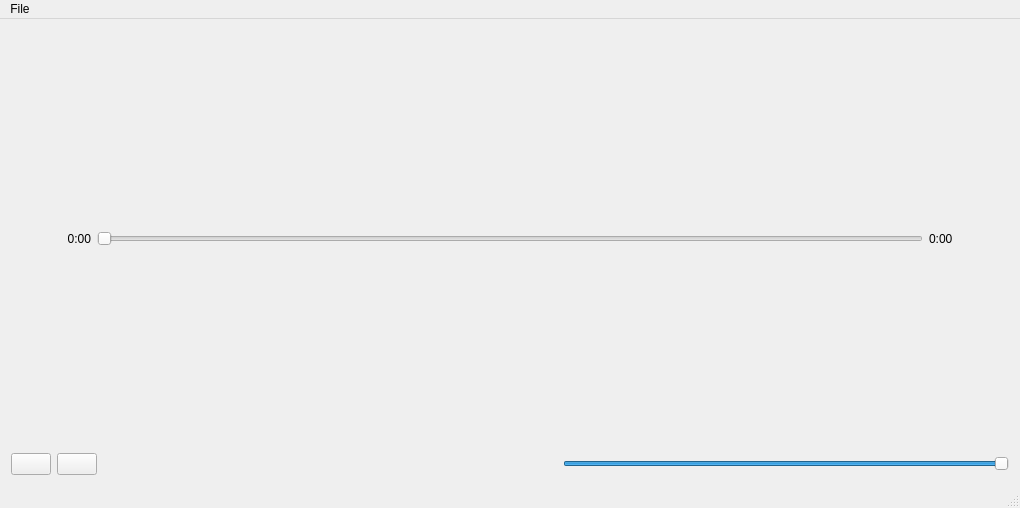
<?xml version="1.0" encoding="UTF-8"?>
<ui version="4.0">
 <class>MainWindow</class>
 <widget class="QMainWindow" name="MainWindow">
  <property name="geometry">
   <rect>
    <x>0</x>
    <y>0</y>
    <width>1020</width>
    <height>508</height>
   </rect>
  </property>
  <property name="windowTitle">
   <string>Player</string>
  </property>
  <widget class="QWidget" name="centralWidget">
   <property name="sizePolicy">
    <sizepolicy hsizetype="Maximum" vsizetype="Maximum">
     <horstretch>0</horstretch>
     <verstretch>0</verstretch>
    </sizepolicy>
   </property>
   <layout class="QVBoxLayout" name="verticalLayout">
    <item>
     <layout class="QVBoxLayout" name="verticalLayout_2">
      <property name="sizeConstraint">
       <enum>QLayout::SetMaximumSize</enum>
      </property>
     </layout>
    </item>
    <item>
     <layout class="QHBoxLayout" name="horizontalLayout_4">
      <item>
       <widget class="QLabel" name="currentTimeLabel">
        <property name="minimumSize">
         <size>
          <width>80</width>
          <height>0</height>
         </size>
        </property>
        <property name="text">
         <string>0:00</string>
        </property>
        <property name="alignment">
         <set>Qt::AlignRight|Qt::AlignTrailing|Qt::AlignVCenter</set>
        </property>
       </widget>
      </item>
      <item>
       <widget class="QSlider" name="timeSlider">
        <property name="orientation">
         <enum>Qt::Horizontal</enum>
        </property>
       </widget>
      </item>
      <item>
       <widget class="QLabel" name="totalTimeLabel">
        <property name="minimumSize">
         <size>
          <width>80</width>
          <height>0</height>
         </size>
        </property>
        <property name="text">
         <string>0:00</string>
        </property>
        <property name="alignment">
         <set>Qt::AlignLeading|Qt::AlignLeft|Qt::AlignVCenter</set>
        </property>
       </widget>
      </item>
     </layout>
    </item>
    <item>
     <layout class="QHBoxLayout" name="horizontalLayout_5">
      <item>
       <widget class="QPushButton" name="playButton">
        <property name="text">
         <string/>
        </property>
        <property name="icon">
         <iconset>
          <normaloff>control.png</normaloff>control.png</iconset>
        </property>
       </widget>
      </item>
      <item>
       <widget class="QPushButton" name="pauseButton">
        <property name="text">
         <string/>
        </property>
        <property name="icon">
         <iconset>
          <normaloff>control-pause.png</normaloff>control-pause.png</iconset>
        </property>
       </widget>
      </item>
      <item>
       <spacer name="horizontalSpacer">
        <property name="orientation">
         <enum>Qt::Horizontal</enum>
        </property>
        <property name="sizeHint" stdset="0">
         <size>
          <width>40</width>
          <height>20</height>
         </size>
        </property>
       </spacer>
      </item>
      <item>
       <widget class="QLabel" name="label">
        <property name="text">
         <string/>
        </property>
        <property name="pixmap">
         <pixmap>speaker-volume.png</pixmap>
        </property>
       </widget>
      </item>
      <item>
       <widget class="QSlider" name="volumeSlider">
        <property name="maximum">
         <number>100</number>
        </property>
        <property name="value">
         <number>100</number>
        </property>
        <property name="orientation">
         <enum>Qt::Horizontal</enum>
        </property>
       </widget>
      </item>
     </layout>
    </item>
   </layout>
  </widget>
  <widget class="QMenuBar" name="menuBar">
   <property name="geometry">
    <rect>
     <x>0</x>
     <y>0</y>
     <width>1020</width>
     <height>30</height>
    </rect>
   </property>
   <widget class="QMenu" name="menuFIle">
    <property name="title">
     <string>File</string>
    </property>
    <addaction name="open_file_action"/>
   </widget>
   <addaction name="menuFIle"/>
  </widget>
  <widget class="QStatusBar" name="statusBar"/>
  <action name="open_file_action">
   <property name="text">
    <string>Open file...</string>
   </property>
  </action>
 </widget>
 <layoutdefault spacing="6" margin="11"/>
 <resources/>
 <connections/>
</ui>
